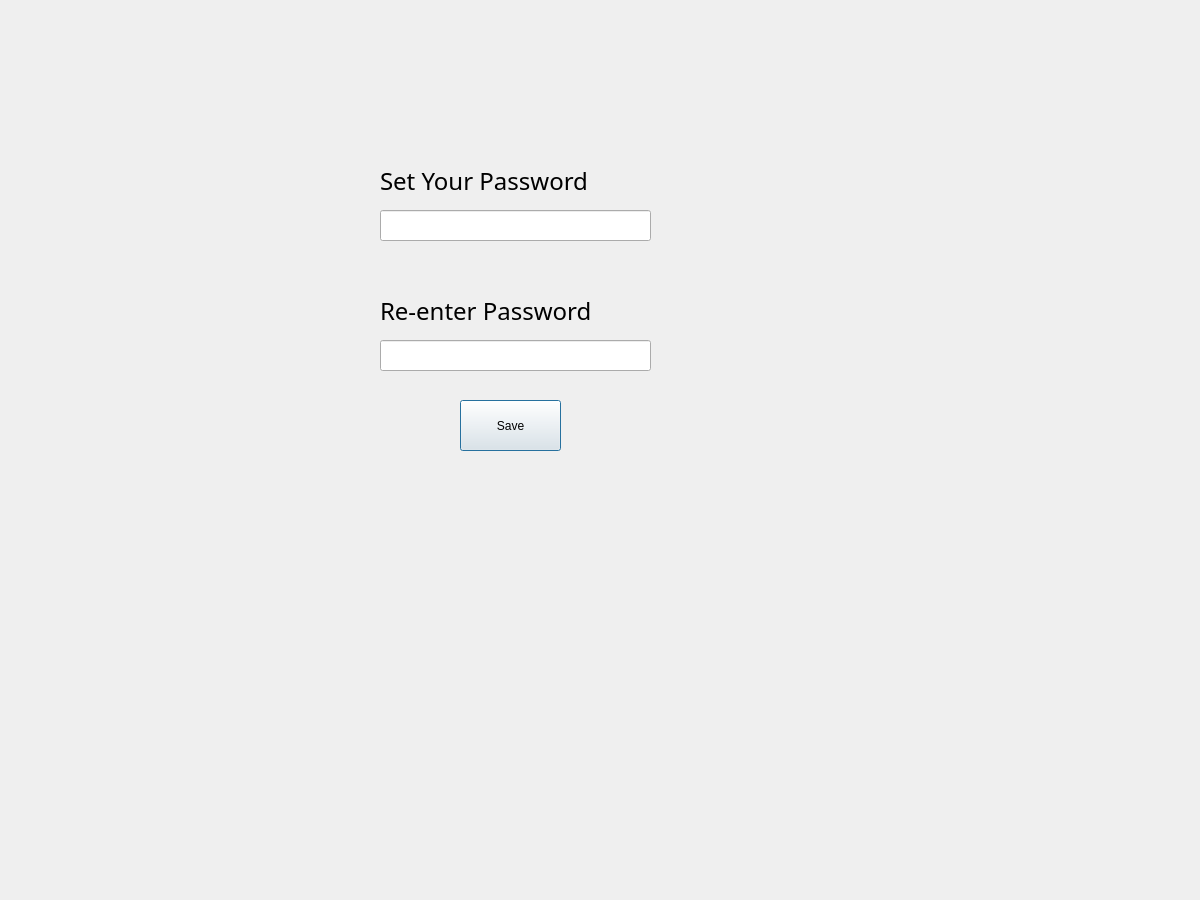
<?xml version="1.0" encoding="UTF-8"?>
<ui version="4.0">
 <class>Dialog</class>
 <widget class="QDialog" name="Dialog">
  <property name="geometry">
   <rect>
    <x>0</x>
    <y>0</y>
    <width>1200</width>
    <height>900</height>
   </rect>
  </property>
  <property name="minimumSize">
   <size>
    <width>1200</width>
    <height>900</height>
   </size>
  </property>
  <property name="maximumSize">
   <size>
    <width>1200</width>
    <height>900</height>
   </size>
  </property>
  <property name="windowTitle">
   <string>Dialog</string>
  </property>
  <widget class="QLabel" name="Qlabel1">
   <property name="geometry">
    <rect>
     <x>380</x>
     <y>160</y>
     <width>291</width>
     <height>41</height>
    </rect>
   </property>
   <property name="font">
    <font>
     <family>Berlin Sans FB</family>
     <pointsize>18</pointsize>
    </font>
   </property>
   <property name="text">
    <string>Set Your Password</string>
   </property>
  </widget>
  <widget class="QLineEdit" name="password">
   <property name="geometry">
    <rect>
     <x>380</x>
     <y>210</y>
     <width>271</width>
     <height>31</height>
    </rect>
   </property>
  </widget>
  <widget class="QPushButton" name="save">
   <property name="geometry">
    <rect>
     <x>460</x>
     <y>400</y>
     <width>101</width>
     <height>51</height>
    </rect>
   </property>
   <property name="text">
    <string>Save</string>
   </property>
  </widget>
  <widget class="QLineEdit" name="re_enter_password">
   <property name="geometry">
    <rect>
     <x>380</x>
     <y>340</y>
     <width>271</width>
     <height>31</height>
    </rect>
   </property>
  </widget>
  <widget class="QLabel" name="Qlabel1_4">
   <property name="geometry">
    <rect>
     <x>380</x>
     <y>290</y>
     <width>291</width>
     <height>41</height>
    </rect>
   </property>
   <property name="font">
    <font>
     <family>Berlin Sans FB</family>
     <pointsize>18</pointsize>
    </font>
   </property>
   <property name="text">
    <string>Re-enter Password</string>
   </property>
  </widget>
 </widget>
 <resources/>
 <connections/>
</ui>
